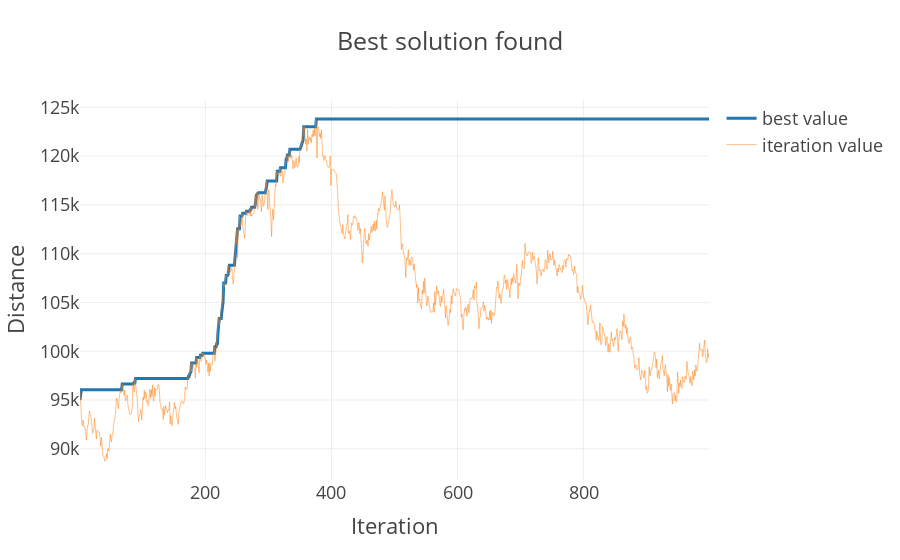

The code cell stored with this chart in its notebook:
### Code cell
rg = Generator(PCG64(4209)) # set your own unique seed number
startPoint = 20*np.ones([10])
startPoint[-1] = np.Inf
best_soln, best_revenue = LocalSearch(rg,startPoint,1000)

### Figure 1 — Plotly figure (JSON) as saved in the notebook; plotly's stock layout.template omitted (floating-point values rounded to 4 significant figures; data arrays with more than 128 entries replaced by an {"elided": "..."} marker saying what was removed)
{"data": [{"mode": "lines", "name": "best value", "type": "scatter", "x": {"elided": "999 int values"}, "y": {"elided": "999 int values"}}, {"line": {"width": 0.5}, "mode": "lines", "name": "iteration value", "type": "scatter", "x": {"elided": "999 int values"}, "y": {"elided": "999 int values"}}], "layout": {"title": {"text": "Best solution found"}, "xaxis": {"title": {"text": "Iteration"}}, "yaxis": {"title": {"text": "Distance"}}}}
